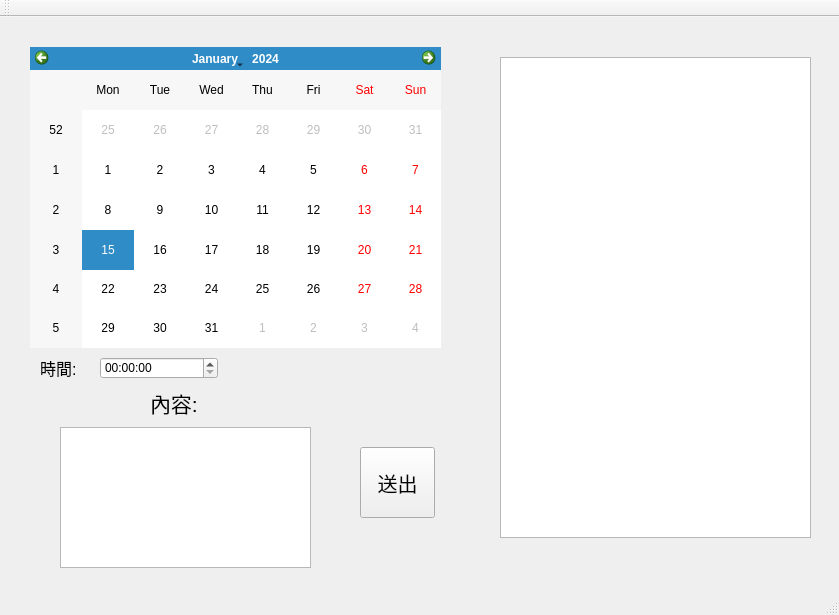
<?xml version="1.0" encoding="UTF-8"?>
<ui version="4.0">
 <class>MainWindow</class>
 <widget class="QMainWindow" name="MainWindow">
  <property name="geometry">
   <rect>
    <x>0</x>
    <y>0</y>
    <width>839</width>
    <height>615</height>
   </rect>
  </property>
  <property name="windowTitle">
   <string>MainWindow</string>
  </property>
  <widget class="QWidget" name="centralWidget">
   <widget class="QCalendarWidget" name="calendarWidget">
    <property name="geometry">
     <rect>
      <x>30</x>
      <y>30</y>
      <width>411</width>
      <height>301</height>
     </rect>
    </property>
   </widget>
   <widget class="QTextEdit" name="textEdit">
    <property name="geometry">
     <rect>
      <x>60</x>
      <y>410</y>
      <width>251</width>
      <height>141</height>
     </rect>
    </property>
   </widget>
   <widget class="QPushButton" name="pushButton">
    <property name="geometry">
     <rect>
      <x>360</x>
      <y>430</y>
      <width>75</width>
      <height>71</height>
     </rect>
    </property>
    <property name="font">
     <font>
      <pointsize>15</pointsize>
     </font>
    </property>
    <property name="text">
     <string>送出</string>
    </property>
   </widget>
   <widget class="QTimeEdit" name="timeEdit">
    <property name="geometry">
     <rect>
      <x>100</x>
      <y>340</y>
      <width>118</width>
      <height>22</height>
     </rect>
    </property>
   </widget>
   <widget class="QTextBrowser" name="textBrowser">
    <property name="geometry">
     <rect>
      <x>500</x>
      <y>40</y>
      <width>311</width>
      <height>481</height>
     </rect>
    </property>
   </widget>
   <widget class="QLabel" name="label">
    <property name="geometry">
     <rect>
      <x>150</x>
      <y>370</y>
      <width>71</width>
      <height>31</height>
     </rect>
    </property>
    <property name="font">
     <font>
      <pointsize>16</pointsize>
     </font>
    </property>
    <property name="text">
     <string>內容:</string>
    </property>
   </widget>
   <widget class="QLabel" name="label_2">
    <property name="geometry">
     <rect>
      <x>40</x>
      <y>340</y>
      <width>47</width>
      <height>21</height>
     </rect>
    </property>
    <property name="font">
     <font>
      <pointsize>12</pointsize>
     </font>
    </property>
    <property name="text">
     <string>時間:</string>
    </property>
   </widget>
  </widget>
  <widget class="QMenuBar" name="menuBar">
   <property name="geometry">
    <rect>
     <x>0</x>
     <y>0</y>
     <width>839</width>
     <height>21</height>
    </rect>
   </property>
  </widget>
  <widget class="QToolBar" name="mainToolBar">
   <attribute name="toolBarArea">
    <enum>TopToolBarArea</enum>
   </attribute>
   <attribute name="toolBarBreak">
    <bool>false</bool>
   </attribute>
  </widget>
  <widget class="QStatusBar" name="statusBar"/>
 </widget>
 <layoutdefault spacing="6" margin="11"/>
 <resources/>
 <connections/>
</ui>
